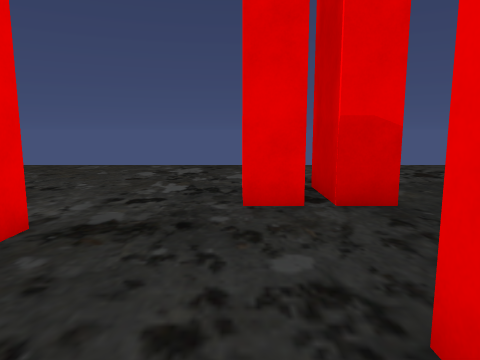
View 1 (above)

21 first-person views from a walk through a Unity game level. The camera is 1.2 m above the floor, tilts 8° down and sees 70° across. The floor is counted in squares, 1 m on a side. Each view is taken from the middle of a square. On the plan, view 1 faces up. The plan holds only what a view shows up to about 14 squares ahead; the rest is blank. The place goes on beyond the plan. The player is left out.

View 2
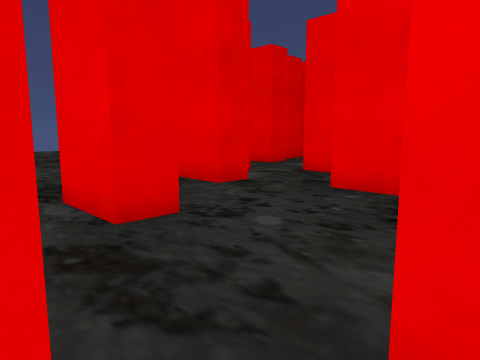

View 3
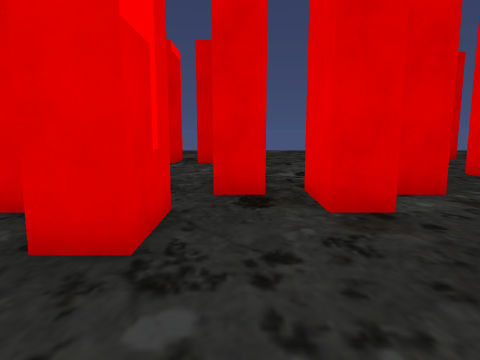

View 4
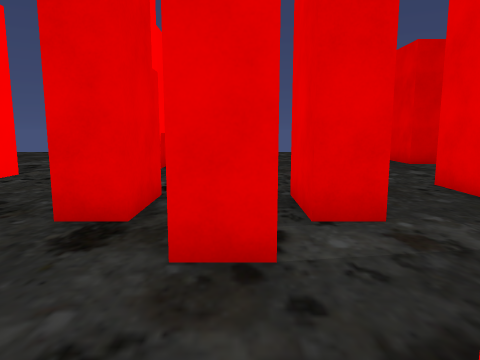

View 5
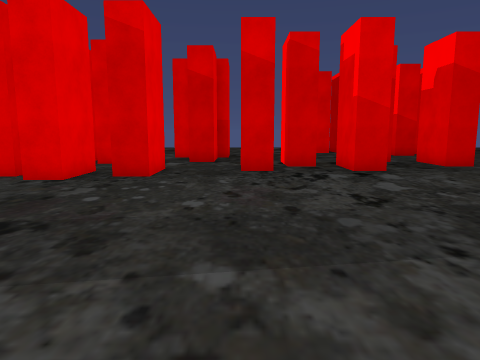

View 6
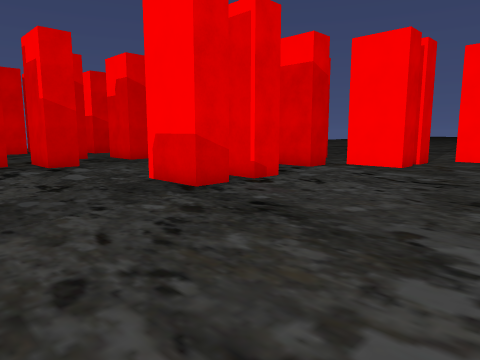

View 7
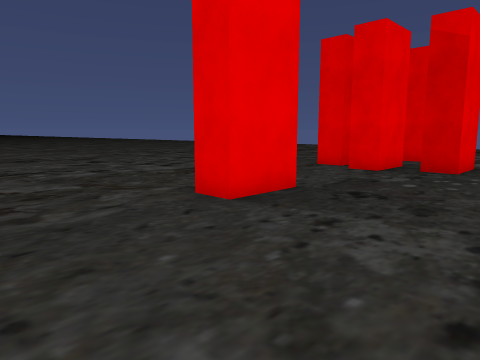

View 8
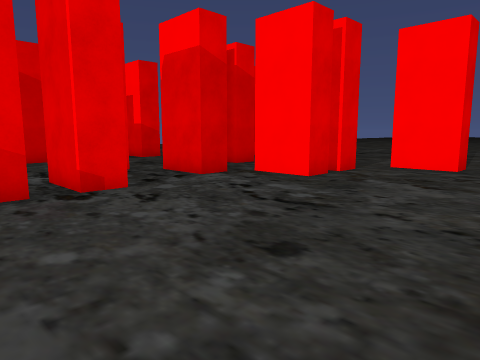

View 9
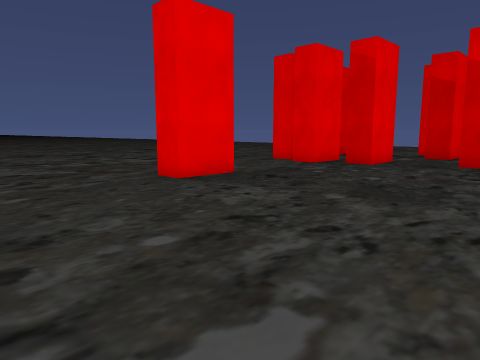

View 10
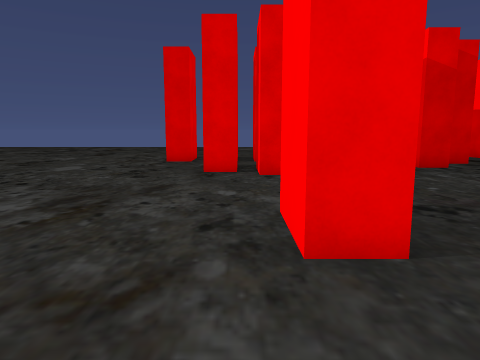

View 11
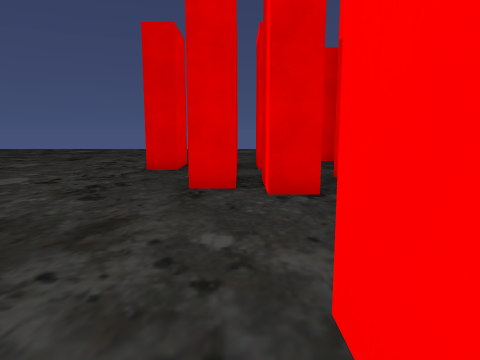

View 12
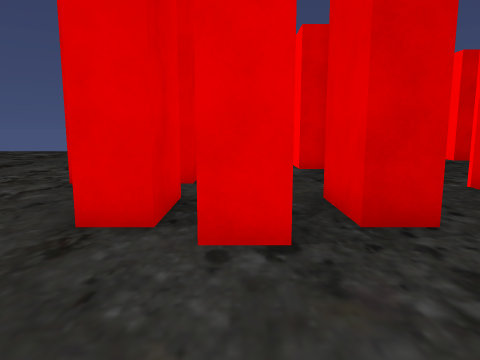

View 13
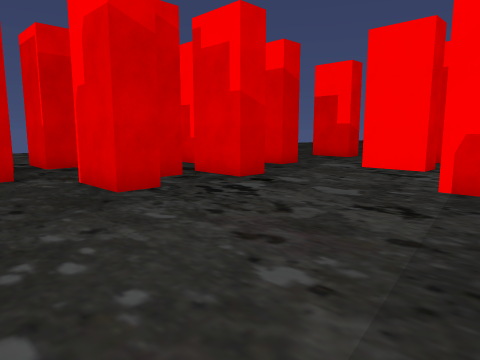

View 14
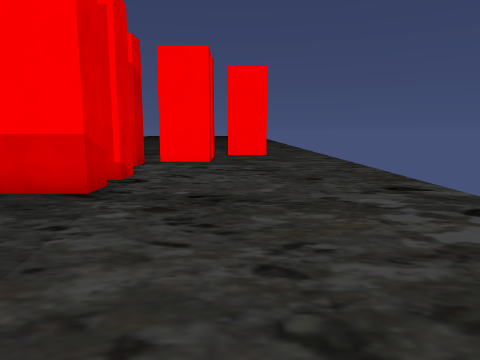

View 15
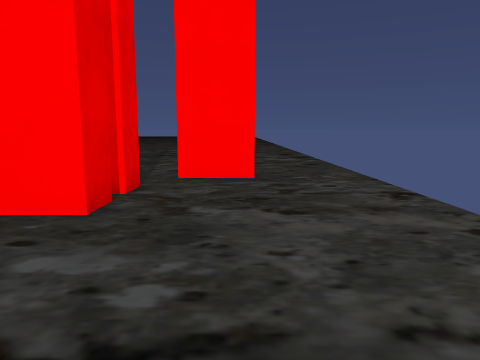

View 16
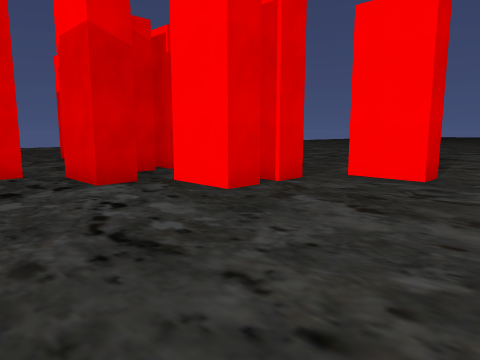

View 17
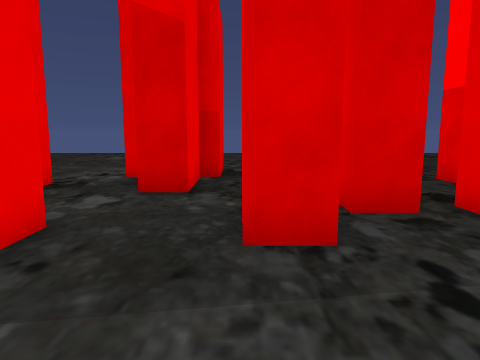

View 18
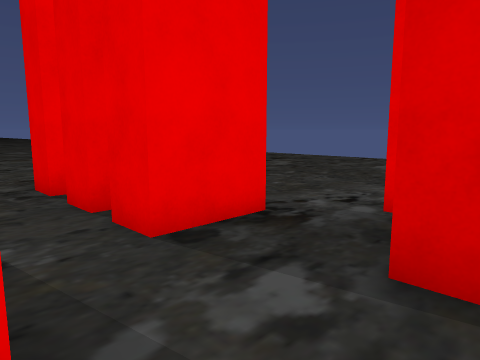

View 19
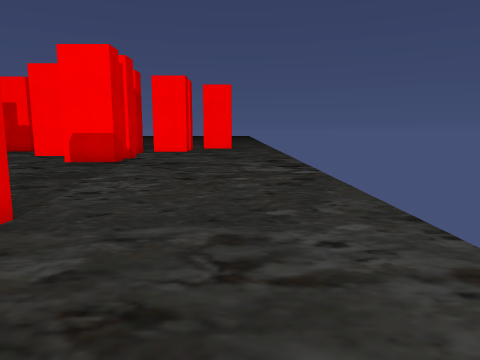

View 20
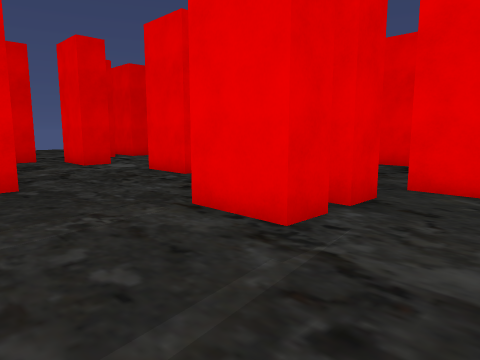

View 21
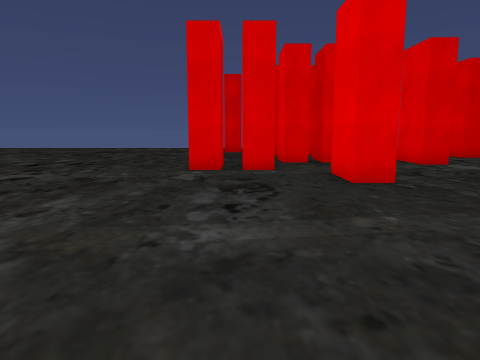

### Floor plan
Key: @ floor where view 1 was taken; # wall or solid block; . floor; T thing the floor can be seen under or through.
Columns run from 13 left of view 1 to 18 right of it. Each row starts with its distance up from view 1.
 12       ........     ..
 11       ........    ...
 10   ..   .......    ..
  9  ...   ....... . ..
  8 .....   ...... . .. .. . .
  7 .....   .....  #.......
  6 .....    ....###............
  5  .....   ........###........
  4   ....  ###......  #.........
  3    ...#####......  ...........
  2    ...###.....##. ............
  1  #  #..##.....##. .............
  0  ####..##..TT@####...##.........
 -1 #####......TT...##... #.........
 -2 .........#TTTT..##... #.........
 -3 .. #..#..##..#..........###.....
 -4 .. ##.#.............. ..  #.....
 -5 ..###............##.. ..  #.....
 -6 .................##..###   .....
 -7 ..................######
 -8 ...................##...
 -9 ..............#.#..##..
-10 ....#.........#.#....#    .....
-11 ....#................###.......
-12 .....................###.....
-13 .........................#    ..
-14 .........................##.....
-15 ...............................
-16   .............................
-17   .............................

Where each view was taken, in squares from view 1:
view 1: 0 up, 0 right, facing up
view 2: 6 up, 4 right, facing down-left
view 3: 5 up, 0 right, facing down
view 4: 3 up, 2 left, facing down
view 5: 14 down, 4 left, facing up
view 6: 16 down, 4 left, facing up-right
view 7: 16 down, 4 left, facing up-left
view 8: 17 down, 0 right, facing up-right
view 9: 17 down, 1 left, facing up-left
view 10: 15 down, 10 left, facing up
view 11: 12 down, 10 left, facing up
view 12: 9 down, 9 left, facing up
view 13: 10 down, 7 left, facing up-right
view 14: 13 down, 6 left, facing right
view 15: 14 down, 3 right, facing right
view 16: 17 down, 3 right, facing up-right
view 17: 7 down, 4 left, facing up
view 18: 3 down, 5 left, facing up-left
view 19: 15 down, 13 left, facing right
view 20: 8 up, 10 right, facing down-left
view 21: 8 up, 12 right, facing down
